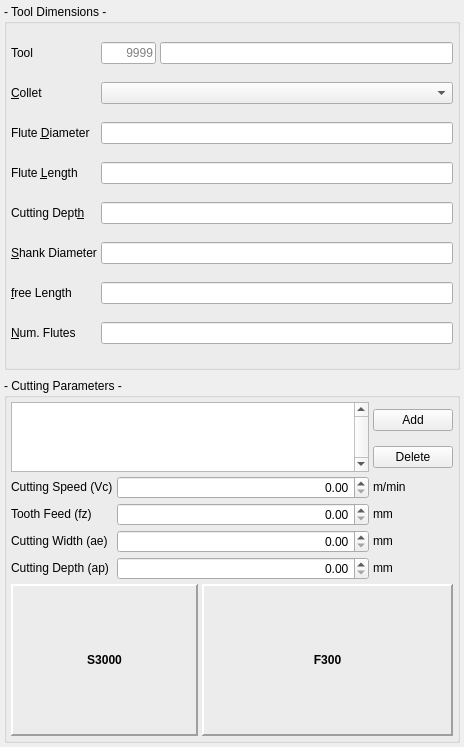
<?xml version="1.0" encoding="UTF-8"?>
<ui version="4.0">
 <class>ToolEditor</class>
 <widget class="QWidget" name="ToolEditor">
  <property name="geometry">
   <rect>
    <x>0</x>
    <y>0</y>
    <width>464</width>
    <height>747</height>
   </rect>
  </property>
  <property name="windowTitle">
   <string>Form</string>
  </property>
  <layout class="QVBoxLayout" name="verticalLayout">
   <property name="spacing">
    <number>8</number>
   </property>
   <property name="leftMargin">
    <number>4</number>
   </property>
   <property name="topMargin">
    <number>4</number>
   </property>
   <property name="rightMargin">
    <number>4</number>
   </property>
   <property name="bottomMargin">
    <number>4</number>
   </property>
   <item>
    <widget class="QGroupBox" name="gpTool">
     <property name="title">
      <string>- Tool Dimensions -</string>
     </property>
     <layout class="QGridLayout" name="gridLayout" columnstretch="0,0,1">
      <property name="leftMargin">
       <number>4</number>
      </property>
      <property name="topMargin">
       <number>4</number>
      </property>
      <property name="rightMargin">
       <number>4</number>
      </property>
      <property name="bottomMargin">
       <number>4</number>
      </property>
      <property name="spacing">
       <number>4</number>
      </property>
      <item row="7" column="0">
       <widget class="QLabel" name="label_8">
        <property name="sizePolicy">
         <sizepolicy hsizetype="Fixed" vsizetype="Fixed">
          <horstretch>0</horstretch>
          <verstretch>0</verstretch>
         </sizepolicy>
        </property>
        <property name="text">
         <string>&amp;Num. Flutes</string>
        </property>
        <property name="buddy">
         <cstring>numFlutes</cstring>
        </property>
       </widget>
      </item>
      <item row="2" column="0">
       <widget class="QLabel" name="label_2">
        <property name="sizePolicy">
         <sizepolicy hsizetype="Fixed" vsizetype="Fixed">
          <horstretch>0</horstretch>
          <verstretch>0</verstretch>
         </sizepolicy>
        </property>
        <property name="text">
         <string>Flute &amp;Diameter</string>
        </property>
        <property name="buddy">
         <cstring>fluteDiameter</cstring>
        </property>
       </widget>
      </item>
      <item row="3" column="0">
       <widget class="QLabel" name="label_3">
        <property name="sizePolicy">
         <sizepolicy hsizetype="Fixed" vsizetype="Fixed">
          <horstretch>0</horstretch>
          <verstretch>0</verstretch>
         </sizepolicy>
        </property>
        <property name="text">
         <string>Flute &amp;Length</string>
        </property>
        <property name="buddy">
         <cstring>fluteLength</cstring>
        </property>
       </widget>
      </item>
      <item row="0" column="0">
       <widget class="QLabel" name="label_16">
        <property name="text">
         <string>Tool</string>
        </property>
       </widget>
      </item>
      <item row="4" column="0">
       <widget class="QLabel" name="label_4">
        <property name="sizePolicy">
         <sizepolicy hsizetype="Fixed" vsizetype="Fixed">
          <horstretch>0</horstretch>
          <verstretch>0</verstretch>
         </sizepolicy>
        </property>
        <property name="text">
         <string>Cutting Dept&amp;h</string>
        </property>
        <property name="buddy">
         <cstring>cuttingDepth</cstring>
        </property>
       </widget>
      </item>
      <item row="5" column="0">
       <widget class="QLabel" name="label_5">
        <property name="sizePolicy">
         <sizepolicy hsizetype="Fixed" vsizetype="Fixed">
          <horstretch>0</horstretch>
          <verstretch>0</verstretch>
         </sizepolicy>
        </property>
        <property name="text">
         <string>&amp;Shank Diameter</string>
        </property>
        <property name="margin">
         <number>0</number>
        </property>
        <property name="buddy">
         <cstring>shankDiameter</cstring>
        </property>
       </widget>
      </item>
      <item row="1" column="0">
       <widget class="QLabel" name="label">
        <property name="sizePolicy">
         <sizepolicy hsizetype="Fixed" vsizetype="Fixed">
          <horstretch>0</horstretch>
          <verstretch>0</verstretch>
         </sizepolicy>
        </property>
        <property name="text">
         <string>&amp;Collet</string>
        </property>
        <property name="buddy">
         <cstring>cbCollet</cstring>
        </property>
       </widget>
      </item>
      <item row="6" column="0">
       <widget class="QLabel" name="label_6">
        <property name="sizePolicy">
         <sizepolicy hsizetype="Fixed" vsizetype="Fixed">
          <horstretch>0</horstretch>
          <verstretch>0</verstretch>
         </sizepolicy>
        </property>
        <property name="text">
         <string>&amp;free Length</string>
        </property>
        <property name="buddy">
         <cstring>freeLength</cstring>
        </property>
       </widget>
      </item>
      <item row="0" column="2">
       <widget class="QLineEdit" name="toolName">
        <property name="sizePolicy">
         <sizepolicy hsizetype="MinimumExpanding" vsizetype="Fixed">
          <horstretch>0</horstretch>
          <verstretch>0</verstretch>
         </sizepolicy>
        </property>
        <property name="alignment">
         <set>Qt::AlignRight|Qt::AlignTrailing|Qt::AlignVCenter</set>
        </property>
       </widget>
      </item>
      <item row="0" column="1">
       <widget class="QLineEdit" name="toolNum">
        <property name="sizePolicy">
         <sizepolicy hsizetype="Fixed" vsizetype="Fixed">
          <horstretch>0</horstretch>
          <verstretch>0</verstretch>
         </sizepolicy>
        </property>
        <property name="minimumSize">
         <size>
          <width>50</width>
          <height>0</height>
         </size>
        </property>
        <property name="maximumSize">
         <size>
          <width>55</width>
          <height>16777215</height>
         </size>
        </property>
        <property name="maxLength">
         <number>4</number>
        </property>
        <property name="alignment">
         <set>Qt::AlignRight|Qt::AlignTrailing|Qt::AlignVCenter</set>
        </property>
        <property name="readOnly">
         <bool>true</bool>
        </property>
        <property name="placeholderText">
         <string>9999</string>
        </property>
       </widget>
      </item>
      <item row="1" column="1" colspan="2">
       <widget class="QComboBox" name="cbCollet">
        <property name="sizePolicy">
         <sizepolicy hsizetype="MinimumExpanding" vsizetype="Fixed">
          <horstretch>0</horstretch>
          <verstretch>0</verstretch>
         </sizepolicy>
        </property>
       </widget>
      </item>
      <item row="2" column="1" colspan="2">
       <widget class="QLineEdit" name="fluteDiameter">
        <property name="sizePolicy">
         <sizepolicy hsizetype="MinimumExpanding" vsizetype="Fixed">
          <horstretch>0</horstretch>
          <verstretch>0</verstretch>
         </sizepolicy>
        </property>
        <property name="alignment">
         <set>Qt::AlignRight|Qt::AlignTrailing|Qt::AlignVCenter</set>
        </property>
       </widget>
      </item>
      <item row="3" column="1" colspan="2">
       <widget class="QLineEdit" name="fluteLength">
        <property name="sizePolicy">
         <sizepolicy hsizetype="MinimumExpanding" vsizetype="Fixed">
          <horstretch>0</horstretch>
          <verstretch>0</verstretch>
         </sizepolicy>
        </property>
        <property name="alignment">
         <set>Qt::AlignRight|Qt::AlignTrailing|Qt::AlignVCenter</set>
        </property>
       </widget>
      </item>
      <item row="4" column="1" colspan="2">
       <widget class="QLineEdit" name="cuttingDepth">
        <property name="sizePolicy">
         <sizepolicy hsizetype="MinimumExpanding" vsizetype="Fixed">
          <horstretch>0</horstretch>
          <verstretch>0</verstretch>
         </sizepolicy>
        </property>
        <property name="alignment">
         <set>Qt::AlignRight|Qt::AlignTrailing|Qt::AlignVCenter</set>
        </property>
       </widget>
      </item>
      <item row="5" column="1" colspan="2">
       <widget class="QLineEdit" name="shankDiameter">
        <property name="sizePolicy">
         <sizepolicy hsizetype="MinimumExpanding" vsizetype="Fixed">
          <horstretch>0</horstretch>
          <verstretch>0</verstretch>
         </sizepolicy>
        </property>
        <property name="alignment">
         <set>Qt::AlignRight|Qt::AlignTrailing|Qt::AlignVCenter</set>
        </property>
       </widget>
      </item>
      <item row="6" column="1" colspan="2">
       <widget class="QLineEdit" name="freeLength">
        <property name="sizePolicy">
         <sizepolicy hsizetype="MinimumExpanding" vsizetype="Fixed">
          <horstretch>0</horstretch>
          <verstretch>0</verstretch>
         </sizepolicy>
        </property>
        <property name="alignment">
         <set>Qt::AlignRight|Qt::AlignTrailing|Qt::AlignVCenter</set>
        </property>
       </widget>
      </item>
      <item row="7" column="1" colspan="2">
       <widget class="QLineEdit" name="numFlutes">
        <property name="sizePolicy">
         <sizepolicy hsizetype="MinimumExpanding" vsizetype="Fixed">
          <horstretch>0</horstretch>
          <verstretch>0</verstretch>
         </sizepolicy>
        </property>
        <property name="alignment">
         <set>Qt::AlignRight|Qt::AlignTrailing|Qt::AlignVCenter</set>
        </property>
       </widget>
      </item>
     </layout>
    </widget>
   </item>
   <item>
    <widget class="QGroupBox" name="gpCutting">
     <property name="font">
      <font>
       <weight>50</weight>
       <bold>false</bold>
      </font>
     </property>
     <property name="title">
      <string>- Cutting Parameters -</string>
     </property>
     <layout class="QGridLayout" name="gridLayout_2" columnstretch="0,1,1,1,0">
      <property name="leftMargin">
       <number>4</number>
      </property>
      <property name="topMargin">
       <number>4</number>
      </property>
      <property name="rightMargin">
       <number>4</number>
      </property>
      <property name="bottomMargin">
       <number>4</number>
      </property>
      <property name="spacing">
       <number>4</number>
      </property>
      <item row="3" column="0">
       <widget class="QLabel" name="label_9">
        <property name="sizePolicy">
         <sizepolicy hsizetype="Fixed" vsizetype="Fixed">
          <horstretch>0</horstretch>
          <verstretch>0</verstretch>
         </sizepolicy>
        </property>
        <property name="text">
         <string>Cutting Speed (Vc)</string>
        </property>
       </widget>
      </item>
      <item row="6" column="4">
       <widget class="QLabel" name="label_15">
        <property name="sizePolicy">
         <sizepolicy hsizetype="Fixed" vsizetype="Fixed">
          <horstretch>0</horstretch>
          <verstretch>0</verstretch>
         </sizepolicy>
        </property>
        <property name="text">
         <string>mm</string>
        </property>
       </widget>
      </item>
      <item row="1" column="4">
       <widget class="QPushButton" name="pbDel">
        <property name="text">
         <string>Delete</string>
        </property>
       </widget>
      </item>
      <item row="6" column="1" colspan="3">
       <widget class="QDoubleSpinBox" name="depthOfCut">
        <property name="sizePolicy">
         <sizepolicy hsizetype="MinimumExpanding" vsizetype="Minimum">
          <horstretch>0</horstretch>
          <verstretch>0</verstretch>
         </sizepolicy>
        </property>
        <property name="alignment">
         <set>Qt::AlignRight|Qt::AlignTrailing|Qt::AlignVCenter</set>
        </property>
        <property name="maximum">
         <double>100.000000000000000</double>
        </property>
        <property name="singleStep">
         <double>1.000000000000000</double>
        </property>
       </widget>
      </item>
      <item row="0" column="4">
       <widget class="QPushButton" name="pbAdd">
        <property name="text">
         <string>Add</string>
        </property>
       </widget>
      </item>
      <item row="4" column="4">
       <widget class="QLabel" name="label_11">
        <property name="sizePolicy">
         <sizepolicy hsizetype="Fixed" vsizetype="Fixed">
          <horstretch>0</horstretch>
          <verstretch>0</verstretch>
         </sizepolicy>
        </property>
        <property name="text">
         <string>mm</string>
        </property>
       </widget>
      </item>
      <item row="4" column="1" colspan="3">
       <widget class="QDoubleSpinBox" name="toothFeed">
        <property name="sizePolicy">
         <sizepolicy hsizetype="MinimumExpanding" vsizetype="Minimum">
          <horstretch>0</horstretch>
          <verstretch>0</verstretch>
         </sizepolicy>
        </property>
        <property name="alignment">
         <set>Qt::AlignRight|Qt::AlignTrailing|Qt::AlignVCenter</set>
        </property>
        <property name="singleStep">
         <double>0.010000000000000</double>
        </property>
       </widget>
      </item>
      <item row="3" column="4">
       <widget class="QLabel" name="label_7">
        <property name="sizePolicy">
         <sizepolicy hsizetype="Fixed" vsizetype="Fixed">
          <horstretch>0</horstretch>
          <verstretch>0</verstretch>
         </sizepolicy>
        </property>
        <property name="text">
         <string>m/min</string>
        </property>
       </widget>
      </item>
      <item row="6" column="0">
       <widget class="QLabel" name="label_14">
        <property name="sizePolicy">
         <sizepolicy hsizetype="Fixed" vsizetype="Fixed">
          <horstretch>0</horstretch>
          <verstretch>0</verstretch>
         </sizepolicy>
        </property>
        <property name="text">
         <string>Cutting Depth (ap)</string>
        </property>
       </widget>
      </item>
      <item row="4" column="0">
       <widget class="QLabel" name="label_10">
        <property name="sizePolicy">
         <sizepolicy hsizetype="Fixed" vsizetype="Fixed">
          <horstretch>0</horstretch>
          <verstretch>0</verstretch>
         </sizepolicy>
        </property>
        <property name="text">
         <string>Tooth Feed (fz)</string>
        </property>
       </widget>
      </item>
      <item row="7" column="0" colspan="2">
       <widget class="QLabel" name="resSpeed">
        <property name="sizePolicy">
         <sizepolicy hsizetype="Preferred" vsizetype="Preferred">
          <horstretch>0</horstretch>
          <verstretch>0</verstretch>
         </sizepolicy>
        </property>
        <property name="minimumSize">
         <size>
          <width>0</width>
          <height>50</height>
         </size>
        </property>
        <property name="font">
         <font>
          <weight>75</weight>
          <bold>true</bold>
         </font>
        </property>
        <property name="frameShape">
         <enum>QFrame::Panel</enum>
        </property>
        <property name="frameShadow">
         <enum>QFrame::Raised</enum>
        </property>
        <property name="lineWidth">
         <number>2</number>
        </property>
        <property name="text">
         <string>S3000</string>
        </property>
        <property name="alignment">
         <set>Qt::AlignCenter</set>
        </property>
       </widget>
      </item>
      <item row="5" column="4">
       <widget class="QLabel" name="label_13">
        <property name="sizePolicy">
         <sizepolicy hsizetype="Fixed" vsizetype="Fixed">
          <horstretch>0</horstretch>
          <verstretch>0</verstretch>
         </sizepolicy>
        </property>
        <property name="text">
         <string>mm</string>
        </property>
       </widget>
      </item>
      <item row="5" column="0">
       <widget class="QLabel" name="label_12">
        <property name="sizePolicy">
         <sizepolicy hsizetype="Fixed" vsizetype="Fixed">
          <horstretch>0</horstretch>
          <verstretch>0</verstretch>
         </sizepolicy>
        </property>
        <property name="text">
         <string>Cutting Width (ae)</string>
        </property>
       </widget>
      </item>
      <item row="7" column="2" colspan="3">
       <widget class="QLabel" name="resFeed">
        <property name="sizePolicy">
         <sizepolicy hsizetype="Preferred" vsizetype="Preferred">
          <horstretch>0</horstretch>
          <verstretch>0</verstretch>
         </sizepolicy>
        </property>
        <property name="minimumSize">
         <size>
          <width>0</width>
          <height>50</height>
         </size>
        </property>
        <property name="font">
         <font>
          <weight>75</weight>
          <bold>true</bold>
         </font>
        </property>
        <property name="frameShape">
         <enum>QFrame::Panel</enum>
        </property>
        <property name="frameShadow">
         <enum>QFrame::Raised</enum>
        </property>
        <property name="lineWidth">
         <number>2</number>
        </property>
        <property name="text">
         <string>F300</string>
        </property>
        <property name="alignment">
         <set>Qt::AlignCenter</set>
        </property>
       </widget>
      </item>
      <item row="5" column="1" colspan="3">
       <widget class="QDoubleSpinBox" name="widthOfCut">
        <property name="sizePolicy">
         <sizepolicy hsizetype="MinimumExpanding" vsizetype="Minimum">
          <horstretch>0</horstretch>
          <verstretch>0</verstretch>
         </sizepolicy>
        </property>
        <property name="alignment">
         <set>Qt::AlignRight|Qt::AlignTrailing|Qt::AlignVCenter</set>
        </property>
        <property name="maximum">
         <double>200.000000000000000</double>
        </property>
       </widget>
      </item>
      <item row="3" column="1" colspan="3">
       <widget class="QDoubleSpinBox" name="cuttingSpeed">
        <property name="alignment">
         <set>Qt::AlignRight|Qt::AlignTrailing|Qt::AlignVCenter</set>
        </property>
        <property name="maximum">
         <double>500.000000000000000</double>
        </property>
        <property name="singleStep">
         <double>0.100000000000000</double>
        </property>
       </widget>
      </item>
      <item row="0" column="0" rowspan="2" colspan="4">
       <widget class="QListView" name="lstCutParams">
        <property name="verticalScrollBarPolicy">
         <enum>Qt::ScrollBarAlwaysOn</enum>
        </property>
       </widget>
      </item>
     </layout>
    </widget>
   </item>
  </layout>
 </widget>
 <tabstops>
  <tabstop>toolNum</tabstop>
  <tabstop>toolName</tabstop>
  <tabstop>cbCollet</tabstop>
  <tabstop>fluteDiameter</tabstop>
  <tabstop>fluteLength</tabstop>
  <tabstop>cuttingDepth</tabstop>
  <tabstop>shankDiameter</tabstop>
  <tabstop>freeLength</tabstop>
  <tabstop>numFlutes</tabstop>
  <tabstop>toothFeed</tabstop>
  <tabstop>widthOfCut</tabstop>
  <tabstop>depthOfCut</tabstop>
 </tabstops>
 <resources/>
 <connections/>
</ui>
